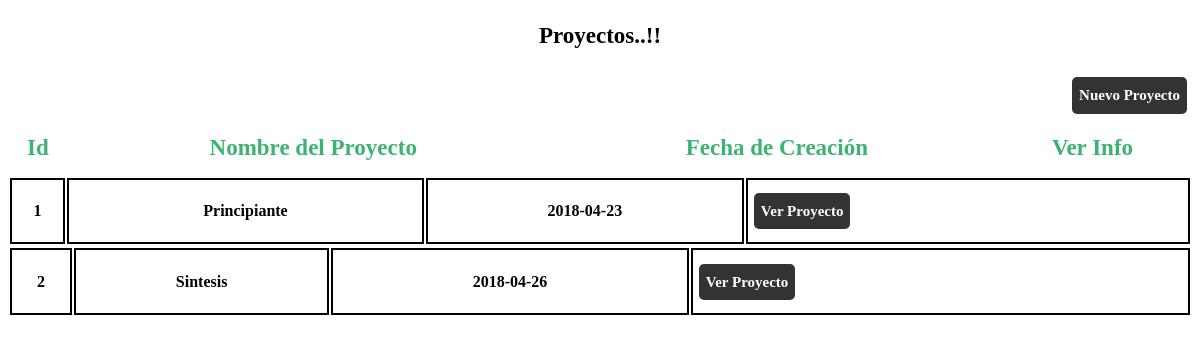
Before: / with the older database file.
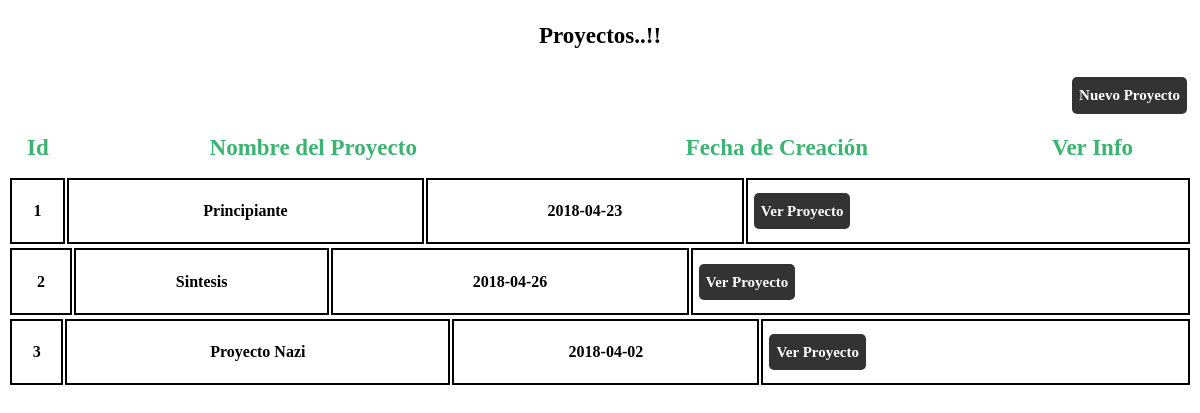
After: the same page with the newer database file.
### tables this page shows
CREATE TABLE `principal` (
  `Id` int(20) NOT NULL,
  `Nombre_proyecto` varchar(40) NOT NULL,
  `Nombre_responsable` varchar(30) NOT NULL,
  `Descripcion` text NOT NULL,
  `Prioridad` int(10) NOT NULL,
  `Points` int(10) NOT NULL,
  `Tipo` varchar(20) NOT NULL,
  `Fecha_Creacion` date NOT NULL
);

### index.php (the view, shortened to what this page needs)
<!DOCTYPE html>
<html lang="es" dir="ltr">
  <head>
    <link rel="stylesheet" type="text/css" href="./css/estilos.css">
  </head>
  <body>
    <h3>Proyectos..!!</h3>
    <a href="./nuevo_proyecto.php" id="nuevo_proyec"><strong>Nuevo Proyecto</strong></a>
    <table style="margin-top: 7%; margin-bottom: 1%">
      <tr>
        <th style="font-family: 'Comic Sans'; font-size: 23px; color:MediumSeaGreen;">Id</th>
        <th style="font-family: 'Comic Sans'; font-size: 23px; color:MediumSeaGreen;">Nombre del Proyecto</th>
        <th style="font-family: 'Comic Sans'; font-size: 23px; color:MediumSeaGreen;">Fecha de Creación</th>
        <th style="font-family: 'Comic Sans'; font-size: 23px; color:MediumSeaGreen;">Ver Info</th>
      </tr>
    </table>
    <?php
      $con = mysqli_connect("localhost","root","");
      mysqli_select_db($con, "proyectos")or die("No se pudo conectar con la base de datos.");
      $re = mysqli_query($con, "SELECT * FROM `principal`")or die("No se puede conectar con la tabla");
      while ($f=mysqli_fetch_array($re)) {
    ?>
    <table>
        <tr>
          <td><h4><?php echo $f['Id'];?></h4></td>
          <td><h4><?php echo $f['Nombre_proyecto']?></h4></td>
          <td><h4><?php echo $f['Fecha_Creacion']?></h4></td>
          <td><a href="./ver_proyecto.php?id=<?php echo $f['id'];?>"><strong>Ver Proyecto</strong></a></td>
        </tr>
      </table>
      <?php
        }
      ?>
  </body>
</html>

### css/estilos.css (style rules this page uses)
body h3 { font-size: 23px; font-family: 'Verdana'; text-align: center; }
body h4 { font-size: 16px; font-family: 'Verdana'; text-align: center; }
table td { border: 2px solid black; }
table { width: 100%; }
#nuevo_proyec { border-radius: 5px; padding: 10px 7px; text-decoration: none; color: #fff; background-color: #333; margin: 5px; font-size: 15px; font-family: 'Verdana'; float: right; }
a { border-radius: 5px; padding: 10px 7px; text-decoration: none; color: #fff; background-color: #333; margin: 5px; font-size: 15px; font-family: 'Verdana'; text-align: center; }

Changed rows visible on the page:
added principal: Id "3", Nombre_proyecto "Proyecto Nazi", Fecha_Creacion "2018-04-02"
